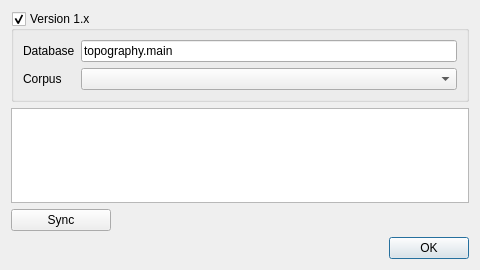
<?xml version="1.0" encoding="UTF-8"?>
<ui version="4.0">
 <class>SyncDialog</class>
 <widget class="QDialog" name="SyncDialog">
  <property name="geometry">
   <rect>
    <x>0</x>
    <y>0</y>
    <width>480</width>
    <height>270</height>
   </rect>
  </property>
  <property name="windowTitle">
   <string>Synchronization...</string>
  </property>
  <property name="windowIcon">
   <iconset resource="../resources.qrc">
    <normaloff>:/icons/shelving-16.png</normaloff>:/icons/shelving-16.png</iconset>
  </property>
  <layout class="QVBoxLayout" name="verticalLayout_3">
   <item>
    <widget class="QGroupBox" name="gB_v1x">
     <property name="title">
      <string>Version 1.x</string>
     </property>
     <property name="flat">
      <bool>false</bool>
     </property>
     <property name="checkable">
      <bool>true</bool>
     </property>
     <layout class="QFormLayout" name="formLayout">
      <item row="0" column="0">
       <widget class="QLabel" name="label">
        <property name="text">
         <string>Database</string>
        </property>
       </widget>
      </item>
      <item row="0" column="1">
       <widget class="QLineEdit" name="lE_database">
        <property name="text">
         <string>topography.main</string>
        </property>
       </widget>
      </item>
      <item row="2" column="0">
       <widget class="QLabel" name="label_2">
        <property name="text">
         <string>Corpus</string>
        </property>
       </widget>
      </item>
      <item row="2" column="1">
       <widget class="QComboBox" name="cB_corpus"/>
      </item>
     </layout>
    </widget>
   </item>
   <item>
    <widget class="QPlainTextEdit" name="pTE_result">
     <property name="undoRedoEnabled">
      <bool>false</bool>
     </property>
     <property name="readOnly">
      <bool>true</bool>
     </property>
    </widget>
   </item>
   <item alignment="Qt::AlignLeft">
    <widget class="QPushButton" name="pB_sync">
     <property name="minimumSize">
      <size>
       <width>100</width>
       <height>0</height>
      </size>
     </property>
     <property name="maximumSize">
      <size>
       <width>16777215</width>
       <height>16777215</height>
      </size>
     </property>
     <property name="text">
      <string>Sync</string>
     </property>
    </widget>
   </item>
   <item alignment="Qt::AlignRight">
    <widget class="QDialogButtonBox" name="buttonBox">
     <property name="orientation">
      <enum>Qt::Horizontal</enum>
     </property>
     <property name="standardButtons">
      <set>QDialogButtonBox::Ok</set>
     </property>
    </widget>
   </item>
  </layout>
 </widget>
 <resources>
  <include location="../resources.qrc"/>
 </resources>
 <connections>
  <connection>
   <sender>buttonBox</sender>
   <signal>accepted()</signal>
   <receiver>SyncDialog</receiver>
   <slot>accept()</slot>
   <hints>
    <hint type="sourcelabel">
     <x>248</x>
     <y>254</y>
    </hint>
    <hint type="destinationlabel">
     <x>157</x>
     <y>274</y>
    </hint>
   </hints>
  </connection>
  <connection>
   <sender>buttonBox</sender>
   <signal>rejected()</signal>
   <receiver>SyncDialog</receiver>
   <slot>reject()</slot>
   <hints>
    <hint type="sourcelabel">
     <x>316</x>
     <y>260</y>
    </hint>
    <hint type="destinationlabel">
     <x>286</x>
     <y>274</y>
    </hint>
   </hints>
  </connection>
 </connections>
</ui>
